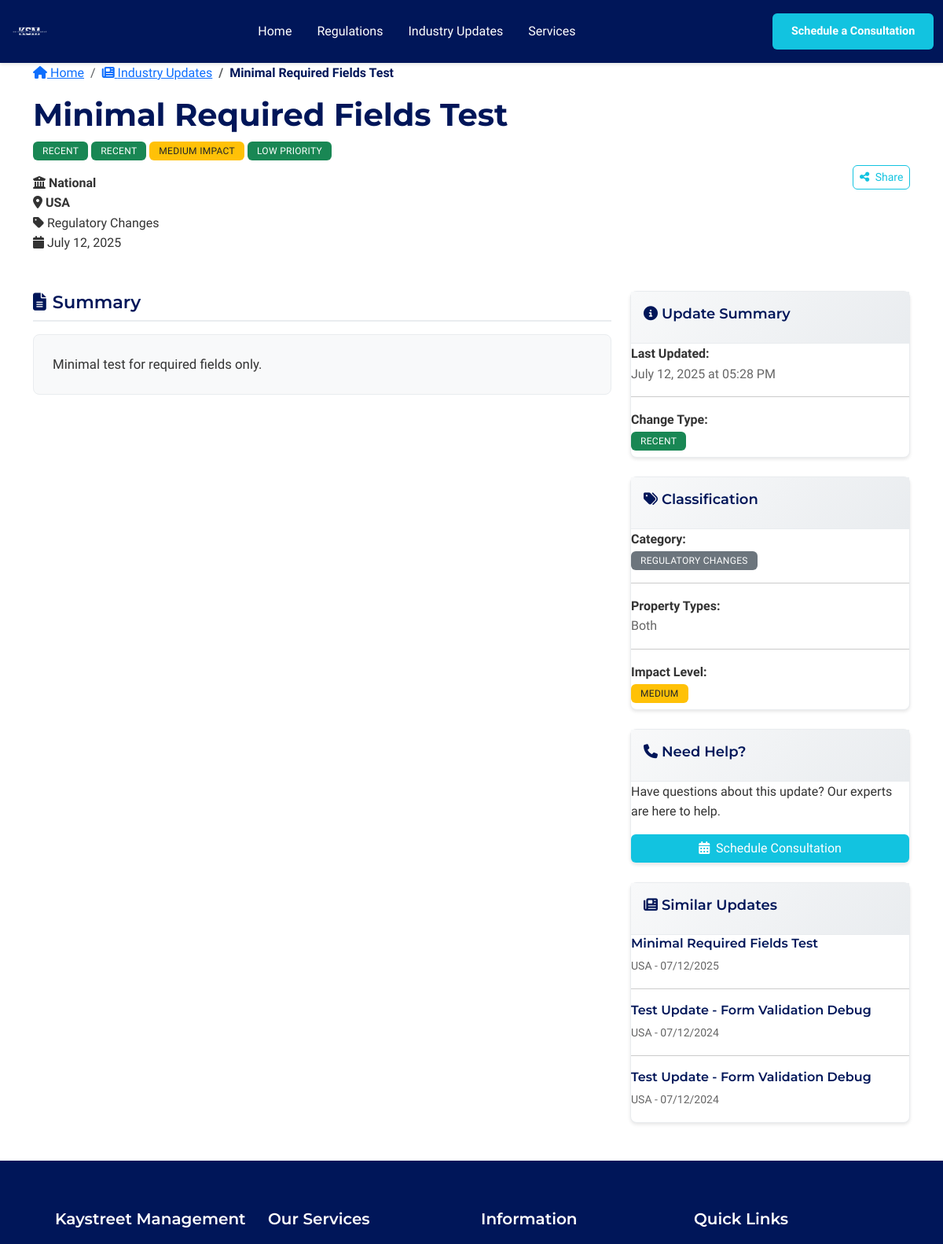
Page /updates/9 (upper part) on the earlier database version.
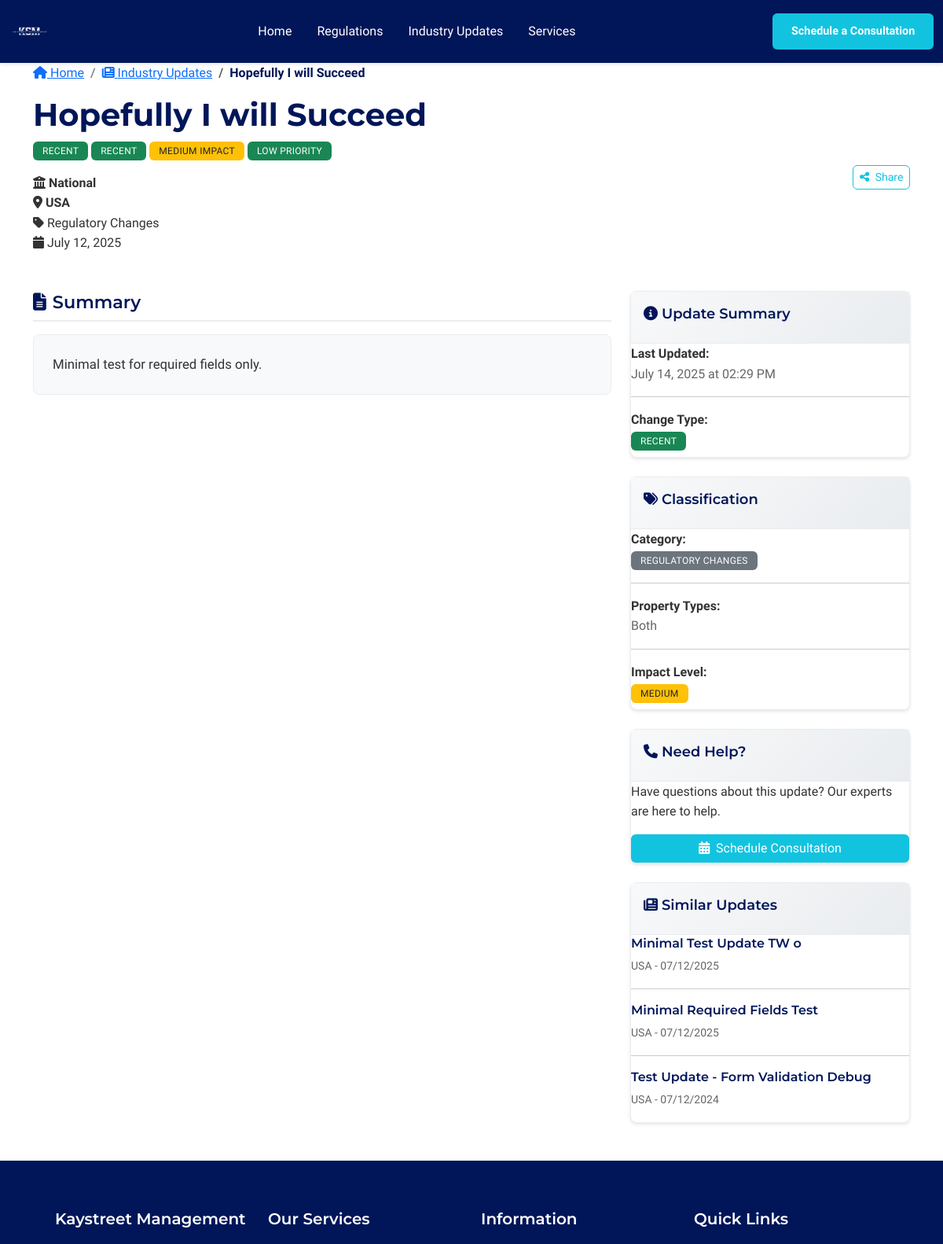
Same page on the later database version.
### models.py (models this page shows, shortened)
class Update(db.Model):
    id = db.Column(db.Integer, primary_key=True)
    title = db.Column(db.String(200), nullable=False, index=True)  # Often searched
    description = db.Column(db.Text, nullable=False)
    jurisdiction_affected = db.Column(db.String(100), nullable=False, index=True)  # Often filtered
    jurisdiction_level = db.Column(db.String(20), nullable=False, default='Local', index=True)  # Often filtered
    update_date = db.Column(db.Date, nullable=False, index=True)  # Often sorted
    status = db.Column(db.String(20), nullable=False, index=True)  # Often filtered - Recent, Upcoming, Proposed
    category = db.Column(db.String(50), nullable=False, default='Regulatory Changes', index=True)  # Often filtered
    impact_level = db.Column(db.String(10), nullable=False, default='Medium', index=True)  # Often filtered
    effective_date = db.Column(db.Date, nullable=True, index=True)  # Often sorted
    deadline_date = db.Column(db.Date, nullable=True, index=True)  # Often sorted
    action_required = db.Column(db.Boolean, default=False)  # Whether action is required
    action_description = db.Column(db.Text, nullable=True)  # Description of required action
    property_types = db.Column(db.String(100), nullable=False, default='Both')  # Residential, Commercial, Both
    related_regulation_ids = db.Column(db.Text, nullable=True)  # Comma-separated IDs of related regulations
    tags = db.Column(db.Text, nullable=True)  # Comma-separated tags for better categorization
    source_url = db.Column(db.String(500), nullable=True)  # Official source URL
    priority = db.Column(db.Integer, default=3, index=True)  # Often sorted - 1=High, 2=Medium, 3=Low
    expected_decision_date = db.Column(db.Date, nullable=True, index=True)  # Often sorted
    potential_impact = db.Column(db.Text, nullable=True)  # Impact assessment for proposed changes
    decision_status = db.Column(db.String(20), nullable=True, index=True)  # Often filtered
    change_type = db.Column(db.String(20), nullable=False, default='Recent', index=True)  # Often filtered
    compliance_deadline = db.Column(db.Date, nullable=True, index=True)  # Often sorted
    affected_operators = db.Column(db.Text, nullable=True)  # Description of which operators are affected
    summary = db.Column(db.Text, nullable=True)  # Brief summary for the Summary section
    full_text = db.Column(db.Text, nullable=True)  # Full detailed text of the update
    compliance_requirements = db.Column(db.Text, nullable=True)  # Specific compliance requirements
    implementation_timeline = db.Column(db.Text, nullable=True)  # Timeline for implementation
    official_sources = db.Column(db.Text, nullable=True)  # Official sources and references
    expert_analysis = db.Column(db.Text, nullable=True)  # Kaystreet Management's interpretation
    kaystreet_commitment = db.Column(db.Text, nullable=True)  # Kaystreet Management's commitment statement
    created_at = db.Column(db.DateTime, default=datetime.utcnow, index=True)
    updated_at = db.Column(db.DateTime, default=datetime.utcnow, onupdate=datetime.utcnow)
    def get_related_regulations(self):
        if not self.related_regulation_ids:
            return []
        try:
            regulation_ids = [int(rid.strip()) for rid in self.related_regulation_ids.split(',') if rid.strip()]
            return Regulation.query.filter(Regulation.id.in_(regulation_ids)).all()
        except (ValueError, AttributeError):
            return []
    def get_tags_list(self):
        if not self.tags:
            return []
        return [tag.strip() for tag in self.tags.split(',') if tag.strip()]

### app/blueprints/main.py (the view)
@main_bp.route('/updates/<int:update_id>')
def update_detail(update_id):
    try:
        update = UpdateService.get_update_by_id(update_id)
        if not update:
            logger.warning(f"Update not found - ID: {update_id}")
            abort(404)
        related_regulations = update.get_related_regulations()
        similar_updates = Update.query.filter(
            db.and_(
                Update.id != update_id,
                Update.jurisdiction_affected == update.jurisdiction_affected,
                Update.category == update.category
            )
        ).order_by(Update.update_date.desc()).limit(3).all()
        user_session = UserInteractionService.get_user_session()
        UserInteractionService.mark_update_read(update_id, user_session)
        user_interactions = UserInteractionService.get_user_interactions([update_id], user_session)
        return render_template('update_detail.html',
                             update=update,
                             related_regulations=related_regulations,
                             similar_updates=similar_updates,
                             user_interactions=user_interactions)
    except Exception as e:
        if hasattr(e, 'code') and e.code in [404, 403, 500]:
            raise
        logger.error(f"Error loading update detail - ID: {update_id} | Error: {str(e)}", exc_info=True)
        public_flash('Error loading update details.', 'error')
        return redirect(url_for('main.updates'))

### app/services/update_service.py (called while the page is built)
    @staticmethod
    def get_update_by_id(update_id):
        try:
            from models import db
            return db.session.get(Update, update_id)
        except Exception as e:
            logging.error(f"Error getting update by ID {update_id}: {str(e)}")
            return None

### app/services/user_interaction_service.py (called while the page is built)
    @staticmethod
    def get_user_session():
        return session.get('user_id', request.remote_addr)

    @staticmethod
    def get_user_interactions(update_ids, user_session=None):
        try:
            if user_session is None:
                user_session = UserInteractionService.get_user_session()
            if not update_ids:
                return {}
            interactions = UserUpdateInteraction.query.filter(
                UserUpdateInteraction.update_id.in_(update_ids),
                UserUpdateInteraction.user_session == user_session
            ).all()
            return {interaction.update_id: interaction for interaction in interactions}
        except Exception as e:
            logging.error(f"Error getting user interactions: {str(e)}")
            return {}

### templates/update_detail.html (shortened to what the changed rows need)
{% extends "base.html" %}
{% block content %}
<div class="regulation-header">
    <div class="container">
        <nav aria-label="breadcrumb" class="mb-3">
            <ol class="breadcrumb">
                <li class="breadcrumb-item">
                    <a href="{{ url_for('main.index') }}">
                    </a>
                </li>
                <li class="breadcrumb-item">
                    <a href="{{ url_for('main.updates') }}">
                    </a>
                </li>
                <li class="breadcrumb-item active">{{ update.title }}</li>
            </ol>
        </nav>
        <div class="row align-items-center">
            <div class="col-md-8">
                <h1 class="header-title">{{ update.title }}</h1>
                <div class="header-badges mb-3">
                    <span class="badge badge-level
                        {% if update.status == 'Recent' %}bg-success
                        {% elif update.status == 'Upcoming' %}bg-warning text-dark
                        {% elif update.status == 'Proposed' %}bg-info
                        {% else %}bg-secondary{% endif %}">
                        {{ update.status.upper() }}
                    </span>
                    <span class="badge badge-category
                        {% if update.change_type == 'Recent' %}bg-success
                        {% elif update.change_type == 'Upcoming' %}bg-warning text-dark
                        {% else %}bg-info{% endif %}">
                        {{ update.change_type.upper() }}
                    </span>
                    <span class="badge badge-priority
                        {% if update.impact_level == 'High' %}bg-danger
                        {% elif update.impact_level == 'Medium' %}bg-warning text-dark
                        {% else %}bg-success{% endif %}">
                        {{ update.impact_level.upper() }} IMPACT
                    </span>
                    {% if update.priority == 1 %}
                    <span class="badge bg-danger">HIGH PRIORITY</span>
                    {% elif update.priority == 2 %}
                    <span class="badge bg-warning text-dark">MEDIUM PRIORITY</span>
                    {% else %}
                    <span class="badge bg-success">LOW PRIORITY</span>
                    {% endif %}
                </div>
                <div class="header-details">
                    <div class="detail-item">
                        <i class="fas fa-university"></i>
                        <strong>{{ update.jurisdiction_level }}</strong>
                    </div>
                    <div class="detail-item">
                        <i class="fas fa-map-marker-alt"></i>
                        <strong>{{ update.jurisdiction_affected }}</strong>
                    </div>
                    <div class="detail-item">
                        <i class="fas fa-tag"></i>
                        {{ update.category }}
                    </div>
                    <div class="detail-item">
                        <i class="fas fa-calendar"></i>
                        {{ update.update_date.strftime('%B %d, %Y') }}
                    </div>
                </div>
            </div>
        </div>
    </div>
</div>
<div class="container my-5">
    <div class="row">
        <div class="col-lg-8">
            <div class="update-section">
                <div class="section-header">
                    <h2 class="section-title">
                        <i class="fas fa-file-alt text-primary me-2"></i>
                        Summary
                    </h2>
                </div>
                <div class="section-content">
                    <div class="content-box rich-content">
                        {{ update.summary|safe }}
                    </div>
                </div>
            </div>
        </div>
        <div class="col-lg-4">
            <div class="sidebar-card mb-4">
                <div class="card-body">
                    <div class="sidebar-item">
                        <strong>Last Updated:</strong><br>
                        <span class="text-muted">{{ update.updated_at.strftime('%B %d, %Y at %I:%M %p') if update.updated_at else 'Not available' }}</span>
                    </div>
                    <div class="sidebar-item">
                        <strong>Change Type:</strong><br>
                        <span class="badge
                            {% if update.change_type == 'Recent' %}bg-success
                            {% elif update.change_type == 'Upcoming' %}bg-warning text-dark
                            {% else %}bg-info{% endif %}">
                            {{ update.change_type }}
                        </span>
                    </div>
                </div>
            </div>
            <div class="sidebar-card mb-4">
                <div class="card-body">
                    <div class="sidebar-item">
                        <strong>Category:</strong><br>
                        <span class="badge bg-secondary">{{ update.category }}</span>
                    </div>
                    <div class="sidebar-item">
                        <strong>Property Types:</strong><br>
                        <span class="text-muted">{{ update.property_types }}</span>
                    </div>
                    <div class="sidebar-item">
                        <strong>Impact Level:</strong><br>
                        <span class="badge
                            {% if update.impact_level == 'High' %}bg-danger
                            {% elif update.impact_level == 'Medium' %}bg-warning text-dark
                            {% else %}bg-success{% endif %}">
                            {{ update.impact_level }}
                        </span>
                    </div>
                </div>
            </div>
            {% if similar_updates %}
            <div class="sidebar-card">
                <div class="card-body">
                    {% for similar in similar_updates %}
                    <div class="similar-update mb-3">
                        <a href="{{ url_for('main.update_detail', update_id=similar.id) }}" class="text-decoration-none">
                            <h6 class="mb-1">{{ similar.title }}</h6>
                            <small class="text-muted">
                                {{ similar.jurisdiction_affected }} - {{ similar.update_date.strftime('%m/%d/%Y') }}
                            </small>
                        </a>
                    </div>
                    {% if not loop.last %}<hr>{% endif %}
                    {% endfor %}
                </div>
            </div>
            {% endif %}
        </div>
    </div>
</div>
{% endblock %}

Differences in the rows shown:
no longer on this page (row unchanged): Update: title "Test Update - Form Validation Debug", jurisdiction_affected "USA", update_date "07/12/2024"
changed Update "Minimal test for required fields only.": title "Minimal Required Fields Test" → "Hopefully I will Succeed"; updated_at "July 12, 2025 at 05:28 PM" → "July 14, 2025 at 02:29 PM"
now on this page (row edited): Update: title "Minimal Test Update TW o", jurisdiction_affected "USA", update_date "07/12/2025"
